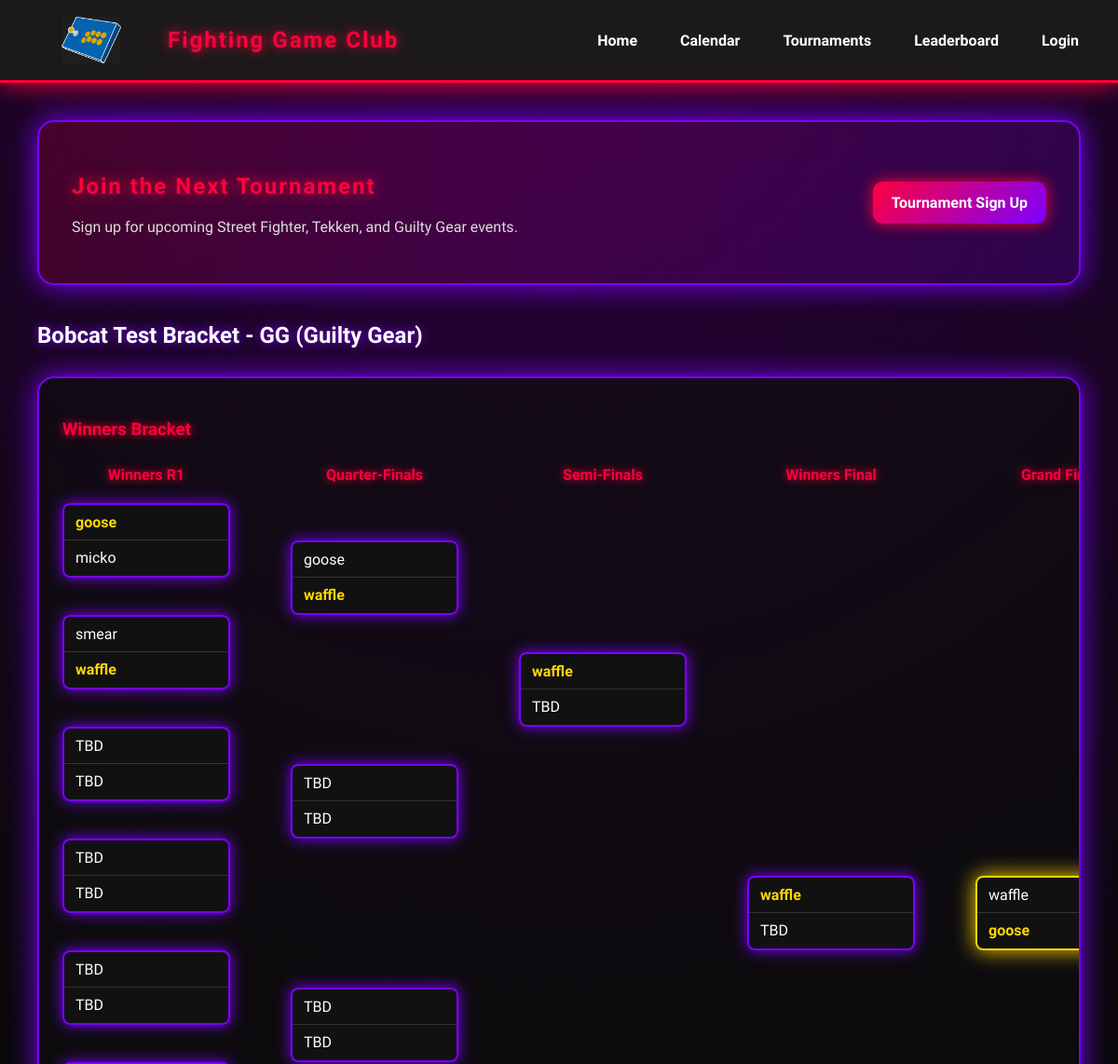
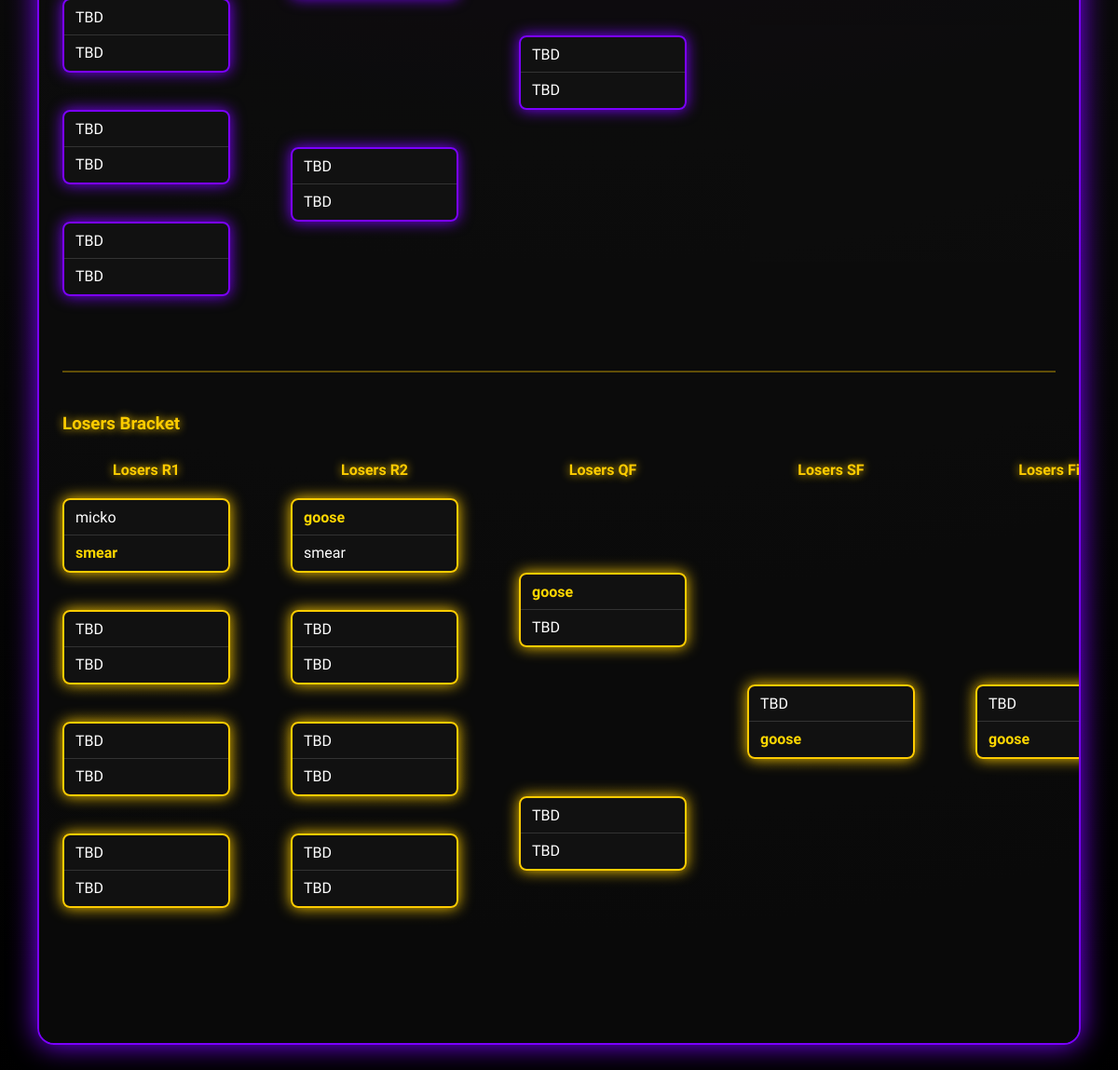
Before: /tournament with the older database file (2 pictures, top to bottom).
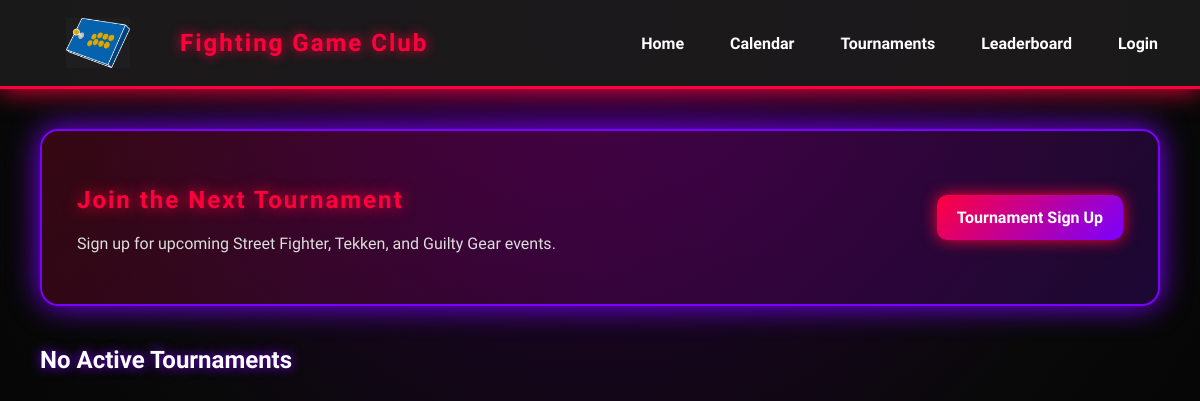
After: the same page with the newer database file.
### app.py (models this page shows)
class Tournament(db.Model):
    id = db.Column(db.Integer, primary_key=True)
    name = db.Column(db.String, nullable=False)
    game = db.Column(db.String, nullable=False)
    participants = db.relationship('User', secondary=tournament_participants, backref='tournaments')

class Match(db.Model):
    id = db.Column(db.Integer, primary_key=True)
    tournament_id = db.Column(db.Integer, db.ForeignKey('tournament.id'), nullable=False)
    grid_class = db.Column(db.String(20), nullable=False)
    player1_id = db.Column(db.Integer, db.ForeignKey('user.id'), nullable=True)
    player2_id = db.Column(db.Integer, db.ForeignKey('user.id'), nullable=True)
    winner_id = db.Column(db.Integer, db.ForeignKey('user.id'), nullable=True)
    winner_next_match_id = db.Column(db.Integer, db.ForeignKey('match.id'), nullable=True)
    loser_next_match_id = db.Column(db.Integer, db.ForeignKey('match.id'), nullable=True)
    player1 = db.relationship('User', foreign_keys=[player1_id])
    player2 = db.relationship('User', foreign_keys=[player2_id])

class User(db.Model):
    id = db.Column(db.Integer, primary_key=True)
    username = db.Column(db.String, unique=True, nullable=False)
    hash = db.Column(db.String, nullable=False)
    gg_wins = db.Column(db.Integer, default=0, nullable=False)
    sf6_wins = db.Column(db.Integer, default=0, nullable=False)
    t8_wins = db.Column(db.Integer, default=0, nullable=False)
    is_admin = db.Column(db.Boolean, default=False, nullable=False)

### app.py (the view)
@app.route("/tournament")
@jwt_required(optional=True)
def tournament_page():
    is_admin_flag = False
    current_user_id = get_jwt_identity()
    if current_user_id:
        user = User.query.get(current_user_id)
        if user and user.is_admin:
            is_admin_flag = True
    latest_tourney = Tournament.query.order_by(Tournament.id.desc()).first()
    upper_matches = []
    lower_matches = []
    if latest_tourney:
        all_matches = Match.query.filter_by(tournament_id=latest_tourney.id).all()
        for match in all_matches:
            if match.grid_class.startswith('u-'):
                upper_matches.append(match)
            elif match.grid_class.startswith('l-'):
                lower_matches.append(match)
    return render_template(
        "tournament.html",
        active_tournament=latest_tourney,
        is_admin=is_admin_flag,
        upper_matches=upper_matches,
        lower_matches=lower_matches
    )

### templates/tournament.html (shortened to what this page needs)
<!DOCTYPE html>
<html>
<head>
    <link rel="stylesheet" href="static/styles.css">
</head>
<body>
    <nav>
        <div class="logo-container">
            <img src="/static/stick_thing.webp" class="logo" alt="Logo">
            <h2 class="nav-title">Fighting Game Club</h2>
        </div>
    <ul class="nav-links">
        <li><a href="{{url_for('index')}}">Home</a></li>
        <li><a href="{{url_for('calendar_page')}}">Calendar</a></li>
        <li><a href="{{url_for('tournament_page')}}">Tournaments</a></li>
        <li><a href="{{url_for('leaderboard_page')}}">Leaderboard</a></li>
        {% if logged_in %}
            <li><a href="#" onclick="handleLogout(event)">Logout</a></li>
        {% else %}
            <li><a href="{{ url_for('login_page') }}">Login</a></li>
        {% endif %}
    </ul>
</nav>
    <main>
        <section class="signup-banner">
            <div>
                <h1>Join the Next Tournament</h1>
                <p>Sign up for upcoming Street Fighter, Tekken, and Guilty Gear events.</p>
            </div>
            <a class="signup-big-button" href="{{url_for('t_register')}}">Tournament Sign Up</a>
        </section>
        <section class=\"tournament-section\">
            {% if active_tournament %}
                <h2>{{ active_tournament.name }} ({{ active_tournament.game }})</h2>
                <div class="bracket-board">
                    <h3 class="bracket-title">Winners Bracket</h3>
                    <div class="grid-bracket {% if upper_matches|length <= 8 %}eight-man-grid{% endif %}">
                        {% if upper_matches|length <= 8 %}
                            <h4 class="round-label col1-label">Quarter-Finals</h4>
                            <h4 class="round-label col2-label">Semi-Finals</h4>
                            <h4 class="round-label col3-label">Winners Final</h4>
                            <h4 class="round-label col4-label">Grand Final</h4>
                        {% else %}
                            <h4 class="round-label col1-label">Winners R1</h4>
                            <h4 class="round-label col2-label">Quarter-Finals</h4>
                            <h4 class="round-label col3-label">Semi-Finals</h4>
                            <h4 class="round-label col4-label">Winners Final</h4>
                            <h4 class="round-label col5-label">Grand Final</h4>
                        {% endif %}
                        {% for match in upper_matches %}
                            <div class="bracket-match {{ match.grid_class }} {% if 'gf' in match.grid_class %}grand-match{% endif %}">
                                <div {% if match.winner_id and match.winner_id == match.player1_id %}style="color: gold; font-weight: bold;"{% endif %}>
                                    {% if is_admin and match.player1 and not match.winner_id %}
                                        <span class="admin-clickable" onclick="setWinner({{ match.id }}, {{ match.player1_id }})">
                                            {{ match.player1.username }}
                                        </span>
                                    {% else %}
                                        {{ match.player1.username if match.player1 else 'TBD' }}
                                    {% endif %}
                                </div>
                                <div {% if match.winner_id and match.winner_id == match.player2_id %}style="color: gold; font-weight: bold;"{% endif %}>
                                    {% if is_admin and match.player2 and not match.winner_id %}
                                        <span class="admin-clickable" onclick="setWinner({{ match.id }}, {{ match.player2_id }})">
                                            {{ match.player2.username }}
                                        </span>
                                    {% else %}
                                        {{ match.player2.username if match.player2 else 'TBD' }}
                                    {% endif %}
                                </div>
                            </div>
                        {% endfor %}
                    </div>
                    <div class="lower-bracket-area">
                        <h3 class="lower-title">Losers Bracket</h3>
                        <div class="grid-bracket lower-grid {% if upper_matches|length <= 8 %}eight-man-grid{% endif %}">
                            {% if upper_matches|length <= 8 %}
                                <h4 class="round-label l-col1-label">Losers R1</h4>
                                <h4 class="round-label l-col2-label">Losers QF</h4>
                                <h4 class="round-label l-col3-label">Losers SF</h4>
                                <h4 class="round-label l-col4-label">Losers Final</h4>
                            {% else %}
                                <h4 class="round-label l-col1-label">Losers R1</h4>
                                <h4 class="round-label l-col2-label">Losers R2</h4>
                                <h4 class="round-label l-col3-label">Losers QF</h4>
                                <h4 class="round-label l-col4-label">Losers SF</h4>
                                <h4 class="round-label l-col5-label">Losers Final</h4>
                            {% endif %}
                            {% for match in lower_matches %}
                                <div class="bracket-match lower-match {{ match.grid_class }}">
                                    <div {% if match.winner_id and match.winner_id == match.player1_id %}style="color: gold; font-weight: bold;"{% endif %}>
                                        {% if is_admin and match.player1 and not match.winner_id %}
                                            <span class="admin-clickable" onclick="setWinner({{ match.id }}, {{ match.player1_id }})">
                                                {{ match.player1.username }}
                                            </span>
                                        {% else %}
                                            {{ match.player1.username if match.player1 else 'TBD' }}
                                        {% endif %}
                                    </div>
                                    <div {% if match.winner_id and match.winner_id == match.player2_id %}style="color: gold; font-weight: bold;"{% endif %}>
                                        {% if is_admin and match.player2 and not match.winner_id %}
                                            <span class="admin-clickable" onclick="setWinner({{ match.id }}, {{ match.player2_id }})">
                                                {{ match.player2.username }}
                                            </span>
                                        {% else %}
                                            {{ match.player2.username if match.player2 else 'TBD' }}
                                        {% endif %}
                                    </div>
                                </div>
                            {% endfor %}
                        </div>
                    </div>
                </div>
            {% else %}
                <h2>No Active Tournaments</h2>
            {% endif %}
        </section>
    </main>
</body>
</html>

### static/styles.css (style rules this page uses)
body { margin: 0; font-family: 'Orbitron', Arial, sans-serif; background: radial-gradient(circle at top, #2b003d, #090909 55%, #000000); color: white; min-height: 100vh; padding: 0; }
.logo { height: 50px; width: auto; object-fit: contain; display: block; }
.logo { width: 140px; }
.nav-title { margin: 0; white-space: nowrap; line-height: 1; }
.logo-container { display: flex; align-items: center; gap: 12px; text-decoration: none; }
nav { background: rgba(28, 27, 27, 0.952); padding: 18px 28px; display: flex; justify-content: space-between; align-items: center; border-bottom: 3px solid #ff003c; box-shadow: 0 0 25px #ff003c; }
nav h2 { color: #ff003c; text-shadow: 0 0 12px #ff003c; letter-spacing: 2px; margin: 0; }
.nav-links { display: flex; gap: 18px; list-style: none; margin: 0; padding: 0; }
nav a { color: white; text-decoration: none; font-weight: bold; padding: 10px 14px; border-radius: 8px; }
main { padding: 40px; }
h1 { color: #ff003c; text-shadow: 0 0 15px #ff003c; letter-spacing: 2px; }
h2 { color: white; text-shadow: 0 0 12px #7b00ff; }
p { color: #dddddd; }
button, .signup-big-button { padding: 13px 20px; background: linear-gradient(135deg, #ff003c, #7b00ff); color: white; border: none; border-radius: 10px; font-weight: bold; font-family: 'Orbitron', Arial, sans-serif; cursor: pointer; text-decoration: none; box-shadow: 0 0 15px #ff003c; }
.leaderboard-hero, .signup-banner { padding: 35px; margin-bottom: 40px; border: 2px solid #7b00ff; border-radius: 18px; background: linear-gradient(135deg, rgba(255, 0, 60, 0.18), rgba(123, 0, 255, 0.18)); box-shadow: 0 0 30px #7b00ff; }
.signup-banner { display: flex; justify-content: space-between; align-items: center; }

Changed rows visible on the page:
removed Tournament: name "Bobcat Test Bracket - GG", game "Guilty Gear"
removed Match: player1 "goose", player2 "micko", grid_class "u-r1-m1" (drawn), shown under "Winners Final"
removed Match: player1 "smear", player2 "waffle", grid_class "u-r1-m2" (drawn), shown under "Winners Final"
removed Match: player1 "TBD", player2 "TBD", shown under "Winners Final"
removed Match: player1 "TBD", player2 "TBD", shown under "Winners Final"
removed Match: player1 "TBD", player2 "TBD", shown under "Winners Final"
removed Match: player1 "TBD", player2 "TBD", shown under "Winners Final"
removed Match: player1 "TBD", player2 "TBD", shown under "Winners Final"
removed Match: player1 "TBD", player2 "TBD", shown under "Winners Final"
removed Match: player1 "goose", player2 "waffle", grid_class "u-r2-m1" (drawn), shown under "Winners Final"
removed Match: player1 "TBD", player2 "TBD", shown under "Winners Final"
removed Match: player1 "TBD", player2 "TBD", shown under "Winners Final"
removed Match: player1 "TBD", player2 "TBD", shown under "Winners Final"
removed Match: player1 "waffle", player2 "TBD", grid_class "u-r3-m1" (drawn), shown under "Winners Final"
removed Match: player1 "TBD", player2 "TBD", shown under "Winners Final"
removed Match: player1 "waffle", player2 "TBD", grid_class "u-r4-m1" (drawn), shown under "Winners Final"
removed Match: player1 "waffle", player2 "goose", grid_class "u-gf" (drawn), shown under "Winners Final"
removed Match: player1 "micko", player2 "smear", shown under "Losers SF"
removed Match: player1 "TBD", player2 "TBD", shown under "Losers SF"
removed Match: player1 "TBD", player2 "TBD", shown under "Losers SF"
removed Match: player1 "TBD", player2 "TBD", shown under "Losers SF"
removed Match: player1 "goose", player2 "smear", shown under "Losers SF"
removed Match: player1 "TBD", player2 "TBD", shown under "Losers SF"
removed Match: player1 "TBD", player2 "TBD", shown under "Losers SF"
removed Match: player1 "TBD", player2 "TBD", shown under "Losers SF"
removed Match: player1 "goose", player2 "TBD", shown under "Losers SF"
removed Match: player1 "TBD", player2 "TBD", shown under "Losers SF"
removed Match: player1 "TBD", player2 "goose", shown under "Losers SF"
removed Match: player1 "TBD", player2 "goose", shown under "Losers SF"
Other visible differences:
text no longer shown: "( ) Winners Bracket Winners R1 Quarter-Finals Semi-Finals Winners Final Grand… Losers Bracket Losers R1 Losers R2 Losers QF Losers SF Losers…"
text now shown: "No Active Tournaments"
